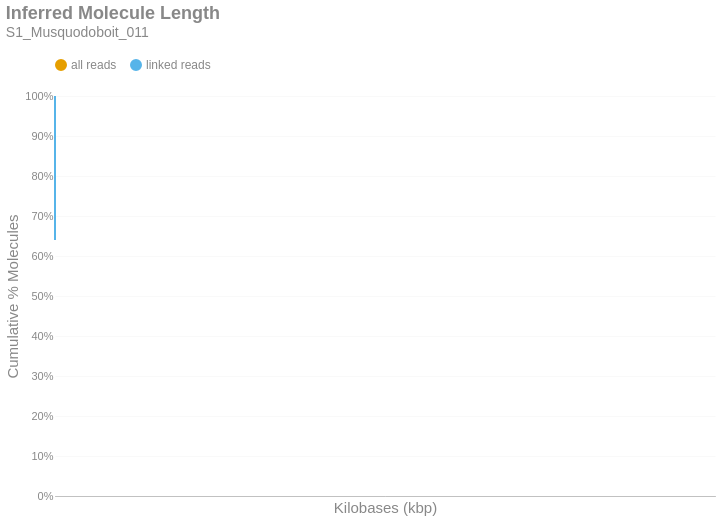

Notebook code for this chart:
### Markdown cell above
### Inferred Molecule Length
This is the cumulative frequency distribution of molecule lengths inferred from the first and last alignment positions along a contig for all alignments associated with a single linked-read barcode on a given contig.There are two distributions: one with `all` the alignments (yellow) and another with only `linked reads` (blue). The percent of molecules in the `linked reads` distribution is relative to the total number of linked molecules.

### Code cell
if SKIPLR:
    print_html(f"Skipped")
else:
    binned_df = consolidated_hist(valids['length_inferred']/1000, mask, 10, True)
    binned_df = binned_df.with_columns(
        pl.when(pl.col('bin').cast(pl.Utf8) == '0').then(pl.lit('1')).otherwise(pl.col('bin').cast(pl.Utf8)).alias('bin')
    )
    with SafeRender(binned_df):
        (
            density_plot(binned_df, 'Inferred Molecule Length', samplename, 'inferredlen')
            .transform_calculate(bin_kb='datum.bin / 1000')
            .encode(
                x=alt.X('bin_kb:Q', title="Kilobases (kbp)").scale(type='log', padding=0).axis(labelAngle=-40),
                y=alt.Y('value:Q', title='Cumulative % Molecules')
                    .axis(format='%')
                    .stack(False)
                    .scale(domainMin=0, domainMax=1,padding=0),
                color=alt.Color("key:N").scale(domain = ["all reads", "linked reads"]),
                tooltip = [
                    alt.Tooltip("key:N", title = "Data Type"),
                    alt.Tooltip("range_label:N", title="Kilobases"),
                    alt.Tooltip("value:Q", format = ".2%", title="% Molecules (Cum.)")
                ]
            )
        ).display()

### Figure 1 — Vega-Lite specification as saved in the notebook (floating-point values rounded to 4 significant figures; data arrays with more than 128 entries replaced by an {"elided": "..."} marker saying what was removed)
{"width": "container", "height": 400, "config": {"title": {"anchor": "start", "dy": -15, "fontSize": 18, "color": "#888888", "subtitleColor": "#888888", "subtitleFontSize": 14}, "arc": {"fill": "#0072B2"}, "axis": {"domainColor": "#888888", "domainWidth": 0.5, "gridWidth": 0.2, "grid": false, "titleFontWeight": 400, "titleFontSize": 15, "labelFontSize": 11, "labelColor": "#888888", "tickColor": "#888888", "tickWidth": 0.2, "titleColor": "#888888"}, "axisBand": {"grid": false}, "axisX": {"grid": true, "tickSize": 10, "domainCap": "round"}, "axisY": {"domain": false, "grid": true, "tickSize": 0, "domainCap": "round"}, "background": "transparent", "header": {"labelFontSize": 15, "labelColor": "#888888", "titleFontSize": 15, "titleFontWeight": 600, "titleColor": "#888888"}, "legend": {"labelFont": "sans-serif", "labelFontSize": 12, "labelColor": "#888888", "symbolSize": 100, "symbolType": "circle", "titleFontSize": 12, "titlePadding": 10, "titleColor": "#888888", "title": null, "orient": "top"}, "range": {"category": ["#E69F00", "#56B4E9", "#009E73", "#F0E442", "#0072B2", "#D55E00", "#CC79A7", "#000000"], "diverging": ["#cfe8f3", "#a2d4ec", "#73bfe2", "#46abdb", "#1696d2", "#12719e"]}, "area": {"fill": "#0072B2", "fillOpacity": 0.7, "line": true, "strokeOpacity": 0.7}, "line": {"color": "#0072B2", "stroke": "#0072B2", "strokeWidth": 2}, "trail": {"color": "#0072B2", "stroke": "#0072B2", "strokeWidth": 0, "size": 1}, "point": {"filled": true, "fillOpacity": 1.0, "size": 95}, "text": {"color": "#888888", "fontSize": 11, "align": "right", "fontWeight": 400, "size": 11}, "bar": {"fill": "#0072B2", "stroke": null}, "view": {"stroke": null, "continuousWidth": 660, "continuousHeight": 400}}, "data": {"name": "data-089496f7fe882c408d7c64682be8dbdb"}, "mark": {"type": "line", "interpolate": "monotone", "point": {"opacity": 0, "size": 275}}, "encoding": {"color": {"field": "key", "scale": {"domain": ["all reads", "linked reads"]}, "type": "nominal"}, "tooltip": [{"field": "key", "title": "Data Type", "type": "nominal"}, {"field": "range_label", "title": "Kilobases", "type": "nominal"}, {"field": "value", "format": ".2%", "title": "% Molecules (Cum.)", "type": "quantitative"}], "x": {"axis": {"labelAngle": -40}, "field": "bin_kb", "scale": {"type": "log", "padding": 0}, "title": "Kilobases (kbp)", "type": "quantitative"}, "y": {"axis": {"format": "%"}, "field": "value", "scale": {"domainMin": 0, "domainMax": 1, "padding": 0}, "stack": false, "title": "Cumulative % Molecules", "type": "quantitative"}}, "params": [{"name": "param_c36ac31b6afebe62", "select": {"type": "point", "fields": ["key"]}, "bind": "legend"}], "title": {"text": "Inferred Molecule Length", "subtitle": "S1_Musquodoboit_011"}, "transform": [{"fold": ["all reads (cumsum)", "linked reads (cumsum)"]}, {"calculate": "replace(datum.key, ' (cumsum)', '')", "as": "key"}, {"filter": {"param": "param_c36ac31b6afebe62"}}, {"calculate": "datum.bin / 1000", "as": "bin_kb"}], "usermeta": {"embedOptions": {"downloadFileName": "S1_Musquodoboit_011.inferredlen"}}, "$schema": "https://vega.github.io/schema/vega-lite/v6.1.0.json", "datasets": {"data-089496f7fe882c408d7c64682be8dbdb": {"elided": "782 records"}}}
